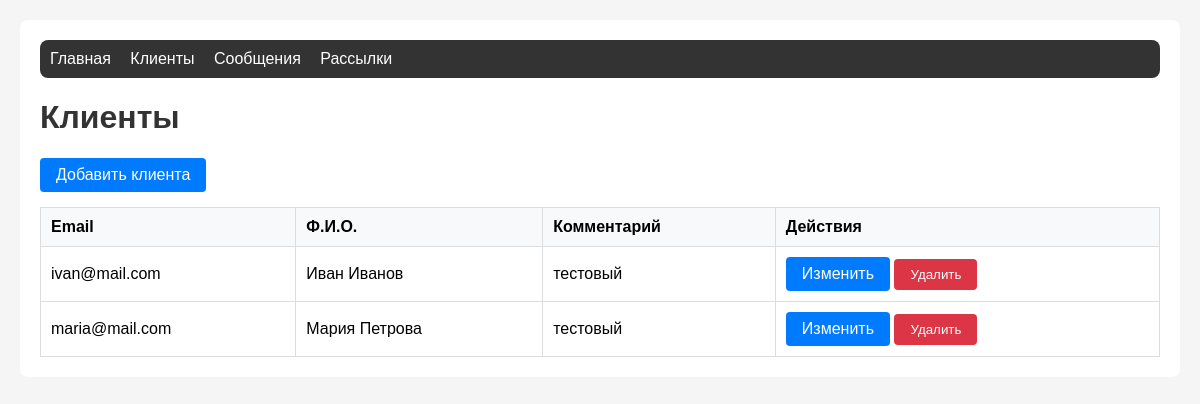
/clients/, run on the app's committed database.
### mailing/models.py (models this page shows, shortened)
class Client(models.Model):
    email = models.EmailField(unique=True, verbose_name='Email')
    full_name = models.CharField(max_length=255, verbose_name='Ф.И.О.')
    comment = models.TextField(blank=True, verbose_name='Комментарий')
    class Meta:
        verbose_name = 'Получатель рассылки'
        verbose_name_plural = 'Получатели рассылки'

### mailing/views.py (the view)
# urls.py: path('clients/', views.ClientListView.as_view(), name='client_list'),
class ClientListView(View):
    def get(self, request):
        clients = Client.objects.all()
        return render(request, 'mailing/client_list.html', {'clients': clients})

### mailing/templates/mailing/client_list.html (shortened to what this page needs)
{% extends 'mailing/base.html' %}
{% block content %}
<h1>Клиенты</h1>
<a href="{% url 'client_create' %}" class="btn">Добавить клиента</a>
<table>
    <thead>
        <tr>
            <th>Email</th>
            <th>Ф.И.О.</th>
            <th>Комментарий</th>
            <th>Действия</th>
        </tr>
    </thead>
    <tbody>
        {% for client in clients %}
        <tr>
            <td>{{ client.email }}</td>
            <td>{{ client.full_name }}</td>
            <td>{{ client.comment }}</td>
            <td>
                <a href="{% url 'client_update' client.pk %}" class="btn">Изменить</a>
                <form method="post" action="{% url 'client_delete' client.pk %}" style="display:inline;">
                    <button type="submit" class="btn btn-danger" onclick="return confirm('Удалить клиента?')">Удалить</button>
                </form>
            </td>
        </tr>
        {% empty %}
        <tr><td colspan="4">Клиенты не найдены</td></tr>
        {% endfor %}
    </tbody>
</table>
{% endblock %}

### mailing/templates/mailing/base.html (style rules this page uses)
body { font-family: Arial, sans-serif; margin: 20px; background: #f5f5f5; }
h1 { color: #333; }
.btn { display: inline-block; padding: 8px 16px; background: #007bff; color: white; text-decoration: none; border-radius: 4px; border: none; cursor: pointer; }
.btn-danger { background: #dc3545; }
table { width: 100%; border-collapse: collapse; margin-top: 15px; }
th, td { border: 1px solid #ddd; padding: 10px; text-align: left; }
th { background: #f8f9fa; }

### data on the page
Client: email "ivan@mail.com", full_name "Иван Иванов", comment "тестовый"
Client: email "maria@mail.com", full_name "Мария Петрова", comment "тестовый"
